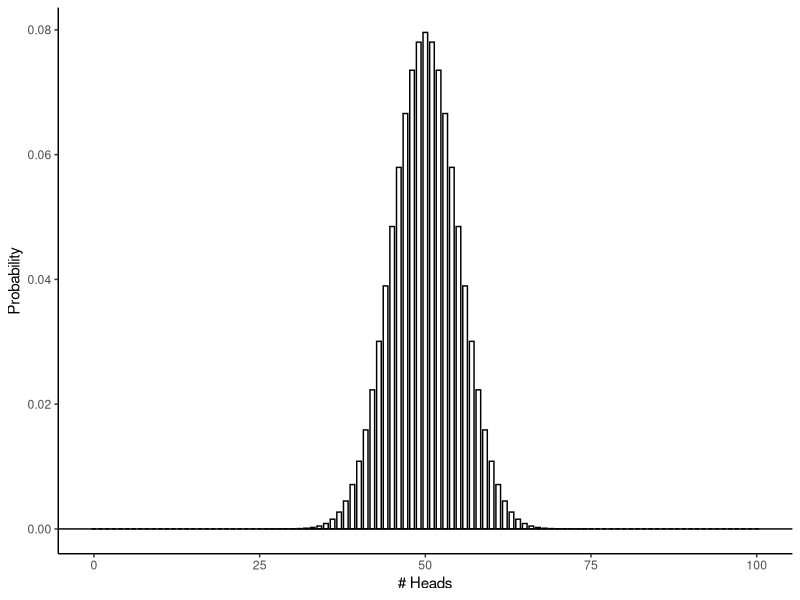
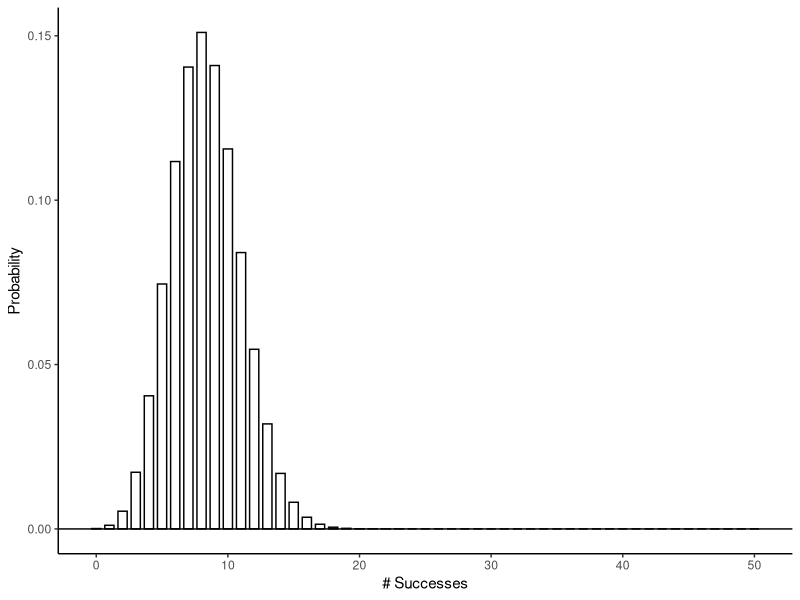
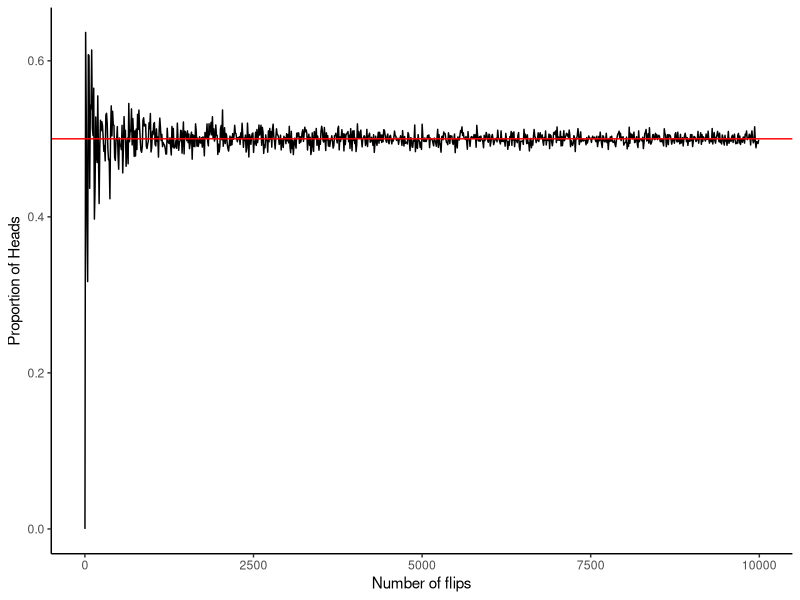
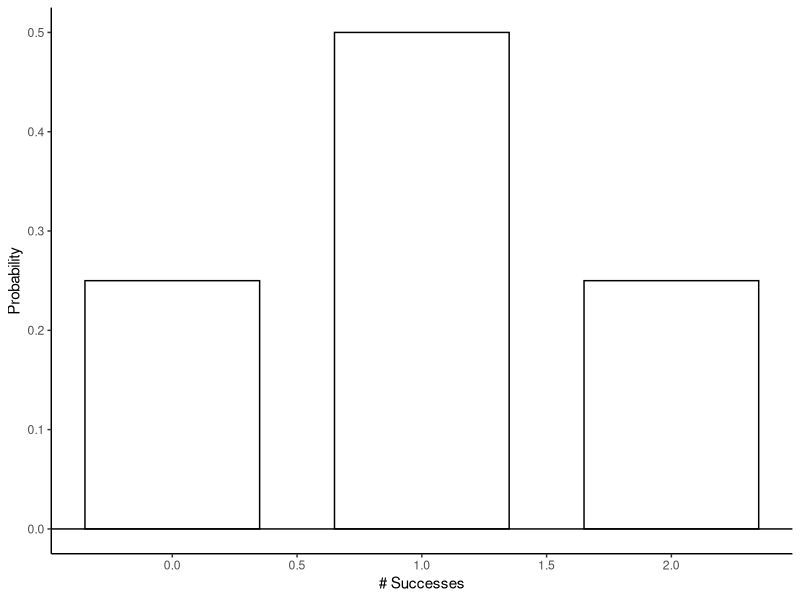
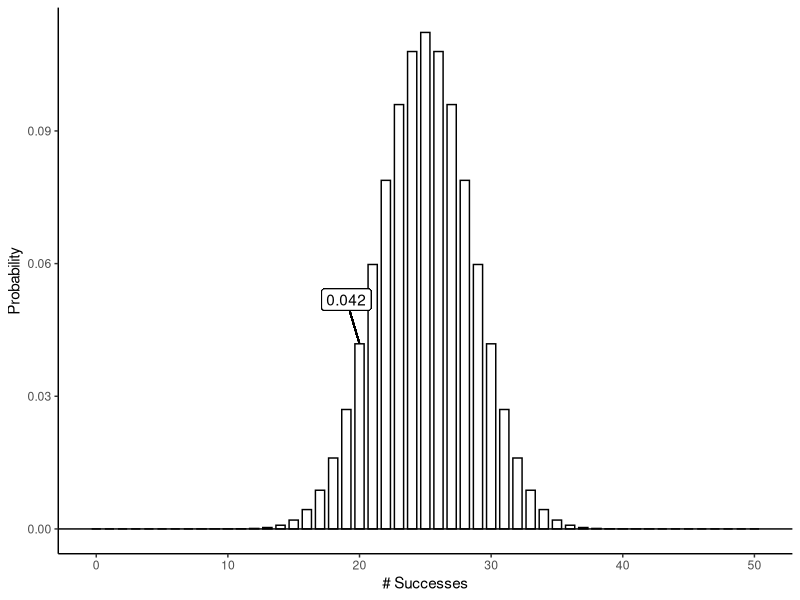
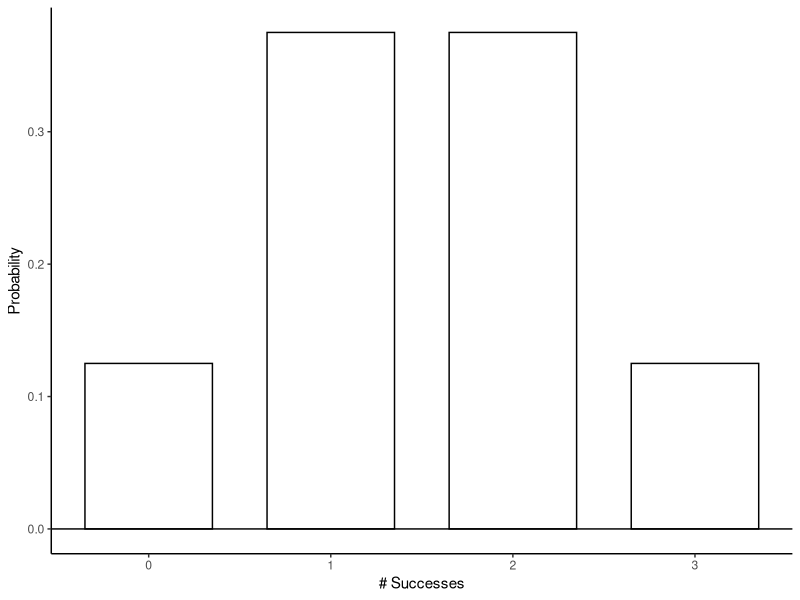
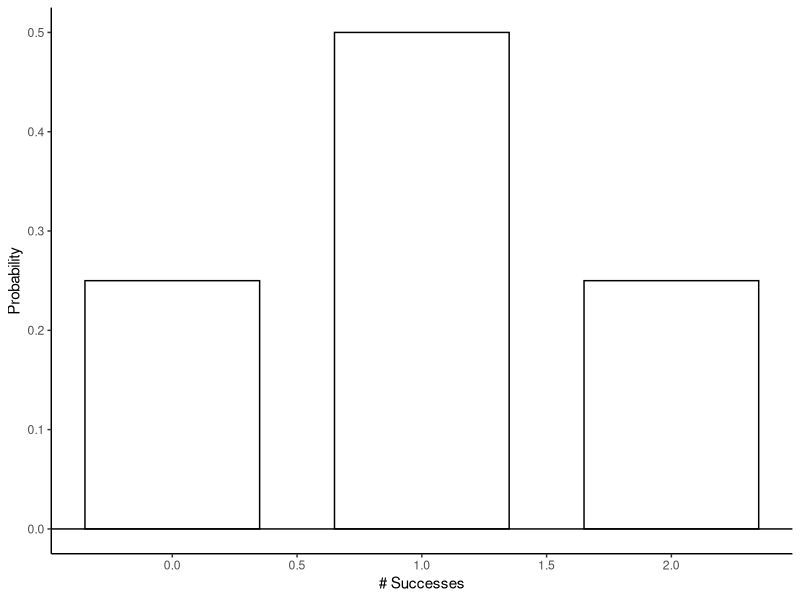
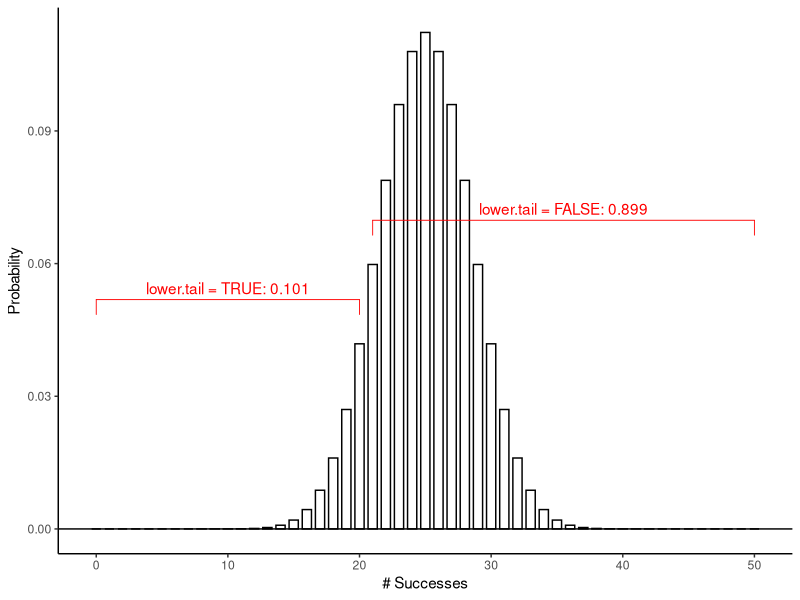

The R source for these figures, in order:
## ---- chunk 1
# set chunk options
knitr::opts_chunk$set(message = FALSE,
                      warning = FALSE)

# suppress scientific notation
options(scipen = 999)

# load packages
library(tidyverse)
library(psych)
library(ggpubr)
## ---- chunk 2
# create probability curve

binom_dist <- data.frame(x = seq(0, 100, 1)) %>% #for the x axis, number of heads that we want to get the probability for
  mutate(prob = dbinom(x, size = 100, prob = 1/2)) #probability of any number of heads

ggplot(binom_dist, aes(x = x, y = prob))+
  geom_bar(stat = "identity", width = 0.7, fill = "white", color = "black")+
  geom_hline(yintercept = 0)+
  labs(x = "# Heads",
       y = "Probability")+
  theme_classic()

## ---- chunk 3
draw_binomial <- function(size, prob){
  
  #size: the number of trials
  #prob: probability of success

  binom_dist <- data.frame(x = 0:size) %>% #for the x axis, all possible successes for the x axis
    mutate(prob = dbinom(x, size = size, prob = prob)) #probability of any number of heads
  
  (plt <- ggplot(binom_dist, aes(x = x, y = prob))+
      geom_bar(stat = "identity", width = 0.7, fill = "white", color = "black")+
      geom_hline(yintercept = 0)+
      labs(x = "# Successes",
           y = "Probability")+
      theme_classic())
  
  return(plt)
}

draw_binomial(size = 50, prob = 1/6)
## ---- chunk 4
set.seed(1)
## ---- chunk 5
#side note: if we wrap a command in parentheses, it will assign the output of a function to the object and still print it at the same time!
(flip <- rbinom(n = 10, #trials
       size = 1, #number of coins per trial
       prob = 0.5)) #probability of success (1)
## ---- chunk 6
mean(flip)
## ---- chunk 7
flip <- rbinom(n = 10000, #trials
       size = 1, #number of coins per trial
       prob = 0.5) #probability of success (1)

mean(flip)
## ---- chunk 8
rbinom(n = 10, size = 2, prob = 1/2) 
## ---- chunk 9

flip_simulation <- data.frame(N_flips = seq(1, 10000, by = 10), #this is the number of flips we want to look at
                              prop_head = NA) #just a placeholder, we're going to fill this with the proportions iteratively

#Don't worry too much about the code below, but this is a for loop, implementing an iterative process
for (i in 1:nrow(flip_simulation)){ #this is telling R to go through each row of our data frame
  #and then we fill the proportion of head column with the proportion of heads from the result of the binomial process
  flip_simulation$prop_head[i] <- mean(rbinom(n = flip_simulation$N_flips[i], size = 1, prob = 0.5))
}

ggplot(flip_simulation, aes(x  = N_flips, y = prop_head))+
  geom_line()+
  geom_hline(yintercept = 0.5, color = "red")+
  labs(x = "Number of flips",
       y = "Proportion of Heads")+
  theme_classic()
## ---- chunk 10
# your code here
rbinom(n = 10, size = 3, prob = 0.5)
## ---- chunk 11
# your code here
rbinom(n = 10, size = 5, prob = 1/6)
## ---- chunk 12
# your code here
rbinom(n = 100, size = 1, prob = 1/13)
## ---- chunk 13
dbinom(x = 1, size = 2, prob = .5)
draw_binomial(size = 2, prob = .5) #that checks out!
## ---- chunk 14
# HT + TH
(.5 * .5) + (.5 * .5)
## ---- chunk 15
dbinom(x = 20, size = 50, prob = 0.5)

draw_binomial(size = 50, prob = 0.5)+
  geom_segment(aes(x = 20-1, xend = 20, y = dbinom(x = 20, size = 50, prob = 0.5)+0.01, yend = dbinom(x = 20, size = 50, prob = 0.5)))+
  geom_label(aes(x = 20-1, y = dbinom(x = 20, size = 50, prob = 0.5)+0.01, label = round(dbinom(x = 20, size = 50, prob = 0.5), 3)))
## ---- chunk 16
# your code here
dbinom(x = 1, size = 3, prob = 0.5)
draw_binomial(size = 3, prob = 0.5)
## ---- chunk 17
# your code here
dbinom(x = 2, size = 2, prob = 1/13)
## ---- chunk 18
# your code here
dbinom(x = 0, size = 2, prob = 1/13)
## ---- chunk 19
pbinom(q = 1, size = 2, prob = 1/2)
draw_binomial(size = 2, prob = 0.5)
## ---- chunk 20
# HT + TH + TT
(.5 * .5) + (.5 * .5) + (.5 * .5)
## ---- chunk 21
pbinom(q = 1, size = 2, prob = 1/2, lower.tail = FALSE)
## ---- chunk 22
#this is just for instruction purposes, no need to fully understand this code
q <- 20
size <- 50
prob <- 0.5

draw_binomial(size = size, prob = prob)+
  geom_bracket(xmin = 0, xmax = q, 
               y.position = (dbinom(x = q, size = size, prob = prob)+0.01), 
               label = paste0("lower.tail = TRUE: ", round(pbinom(q = q, size = size, prob = prob, lower.tail = TRUE), 3)), color = "red")+
  geom_bracket(xmin = q+1, xmax = size, 
               y.position = (dbinom(x = q+1, size = size, prob = prob)+0.01), 
               label = paste0("lower.tail = FALSE: ", round(pbinom(q = q, size = size, prob = prob, lower.tail = FALSE), 3)), color = "red")
## ---- chunk 23
# your code here
pbinom(q = 1, size = 10, prob = 0.5, lower.tail = TRUE)
## ---- chunk 24
# your code here
pbinom(q = 1, size = 1, prob = 1/6, lower.tail = TRUE)
draw_binomial(size = 1, prob = 1/6)
## ---- chunk 25
# your code here
pbinom(q = 3, size = 9, prob = 1/6, lower.tail = FALSE)
## ---- chunk 26
qbinom(p = 1.00, size = 10, prob = 1/2, lower.tail = TRUE)
draw_binomial(size = 10, prob = 0.5)
## ---- chunk 27

q <- 1
size <- 2
prob <- 0.5

#this is just for instruction purposes, no need to fully understand this code
draw_binomial(size = size, prob = prob)+
  geom_bracket(xmin = 0, xmax = q, 
               y.position = (dbinom(x = q, size = size, prob = prob)+0.01), 
               label = paste0("lower.tail = TRUE: ", round(pbinom(q = q, size = size, prob = prob, lower.tail = TRUE), 3)), color = "red")+
  geom_bracket(xmin = q+1, xmax = size, 
               y.position = (dbinom(x = q+1, size = size, prob = prob)+0.01), 
               label = paste0("lower.tail = FALSE: ", round(pbinom(q = q, size = size, prob = prob, lower.tail = FALSE), 3)), color = "red")

#At what number of successes (or less) is X% of the distribution covered?
qbinom(p = 0.75, size = size, prob = prob, lower.tail = TRUE)

#Above (!) what number of successes is X% of the distribution covered?
qbinom(p = 0.75, size = size, prob = prob, lower.tail = FALSE)

## ---- chunk 28
# your code here
qbinom(p = 0.5, size = 100, prob = 0.5, lower.tail = TRUE)
draw_binomial(100, prob = 0.5)
## ---- chunk 29
# your code here
qbinom(p = 0.25, size = 100, prob = 0.5, lower.tail = TRUE)
## ---- chunk 30
# your code here
qbinom(p = 0.25, size = 100, prob = 0.5, lower.tail = FALSE)

q <- 53
size <- 100
prob <- 0.5

#this is just for instruction purposes, no need to fully understand this code
draw_binomial(size = size, prob = prob)+
  geom_bracket(xmin = 0, xmax = q, 
               y.position = (dbinom(x = q, size = size, prob = prob)+0.01), 
               label = paste0("lower.tail = TRUE: ", round(pbinom(q = q, size = size, prob = prob, lower.tail = TRUE), 3)), color = "red")+
  geom_bracket(xmin = q+1, xmax = size, 
               y.position = (dbinom(x = q+1, size = size, prob = prob)+0.01), 
               label = paste0("lower.tail = FALSE: ", round(pbinom(q = q, size = size, prob = prob, lower.tail = FALSE), 3)), color = "red")

pbinom(q = 53, size = 100, prob = 0.5, lower.tail = FALSE)
## ---- chunk 31

draw_normal <- function(M, SD){
  
  #M = mean of the normal distribution we want to draw
  #SD = sd of the normal distribution we want to draw
  
  x = seq(M - 4*SD, M + 4*SD, 0.1) #this is for the x axis, we're plotting a range from M +/- 4 SD, that covers most of the interesting part of the distribution
  
  norm_dist <- data.frame(x = x) %>% 
    mutate(prob = dnorm(x, mean = M, sd = SD)) #probability of any number of heads
  
  (plt <- ggplot(norm_dist, aes(x = x, y = prob))+
    geom_line()+
    labs(x = "x",
         y = "Density")+
    theme_classic())
  
  return(plt)
  
}

## ---- chunk 32
set.seed(2)
## ---- chunk 33
x <- rnorm(n = 5000, mean = 0, sd = 1)
x
## ---- chunk 34
mean(x)
sd(x)
## ---- chunk 35
# your code here
## ---- chunk 36
# your code here
## ---- chunk 37
dnorm(x = 0, mean = 0, sd = 1)

draw_normal(M = 0, SD = 1) +
  geom_segment(x = 0, xend = -Inf, y = dnorm(x = 0, mean = 0, sd = 1), color = "red")+
  geom_segment(x = 0, y = -Inf, yend = dnorm(x = 0, mean = 0, sd = 1))+
  geom_label(label = round(dnorm(x = 0, mean = 0, sd = 1), 3), x = 0, y = dnorm(x = 0, mean = 0, sd = 1), hjust = 0)

## ---- chunk 38
dnorm(x = 1, mean = 0, sd = 1)
## ---- chunk 39
# your code here
## ---- chunk 40
pnorm(q = 0, mean = 0, sd = 1, lower.tail = TRUE)

q <- 1
M <- 0
SD <- 1

draw_normal(M = M, SD = SD)+
  geom_vline(xintercept = q)+
  geom_label(x = q, y = 0, label = q)+
  geom_bracket(xmin = -4, xmax = q, 
               y.position = (dnorm(x = q, mean = M, sd = SD)+0.01), 
               label = paste0("lower.tail = TRUE: ", round(pnorm(q = q, mean = 0, sd = 1, lower.tail = TRUE), 3)), color = "red")+
  geom_bracket(xmin = q+0.01, xmax = Inf, 
               y.position = (dnorm(x = q, mean = M, sd = SD)+0.03), 
               label = paste0("lower.tail = FALSE: ", round(pnorm(q = q, mean = 0, sd = 1, lower.tail = FALSE), 3)), color = "red")

## ---- chunk 41
pnorm(q = 40, mean = 50, sd = 10, lower.tail = TRUE)
## ---- chunk 42
# your code here

## ---- chunk 43
# your code here
## ---- chunk 44
qnorm(p = .00135, mean = 0, sd = 1, lower.tail = TRUE)
## ---- chunk 45
# your code here
## ---- chunk 46
# your code here
## ---- chunk 47
# your code here
## ---- chunk 48
# your code here
## ---- chunk 49
# your code here
## ---- chunk 50
# your code here
## ---- chunk 51
# your code here
## ---- chunk 52
# your code here
## ---- chunk 53
# your code here
## ---- chunk 54
# your code here
## ---- chunk 55
# your code here
## ---- chunk 56
# your code here
